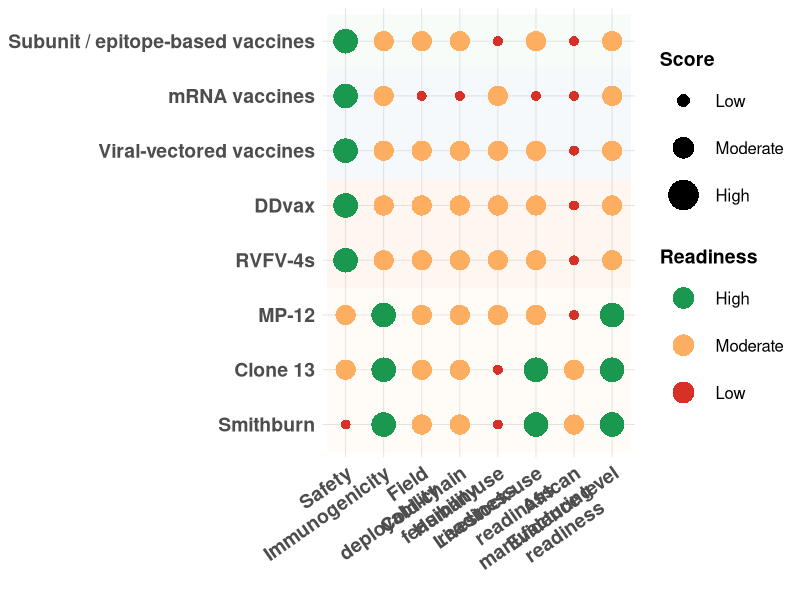
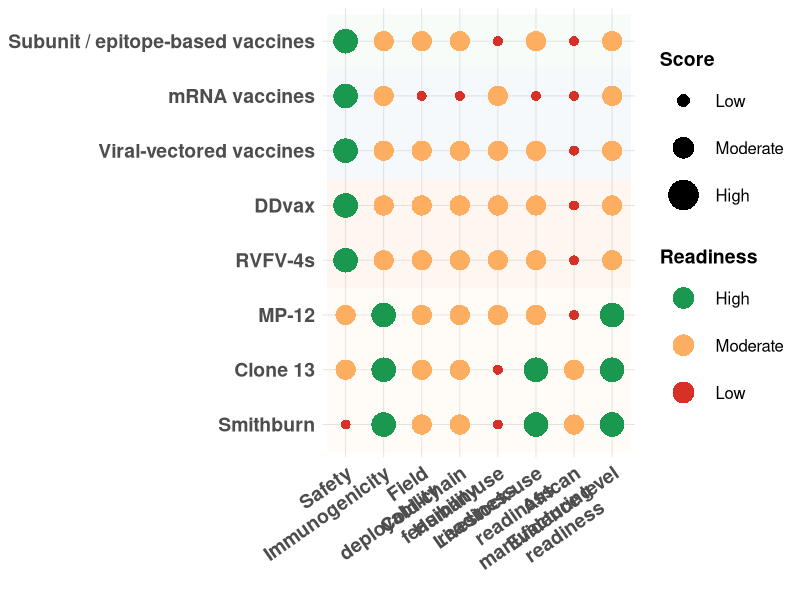

The R script that drew these images, in order:
# Translational readiness of RVFV vaccine platforms
# Figure 3: From empirical vaccines to precision vaccinology 

# 0. Setup
# --------
pkgs <- c(
  "dplyr",
  "tidyr",
  "ggplot2",
  "readr",
  "stringr"
)

to_install <- pkgs[!sapply(pkgs, requireNamespace, quietly = TRUE)]
if (length(to_install) > 0) install.packages(to_install)

library(dplyr)
library(tidyr)
library(ggplot2)
library(readr)
library(stringr)

# -----------
# 1. Vaccine readiness matrix
# Scores:
# 1 = Low
# 2 = Moderate
# 3 = High

vaccine_data <- tribble(
  ~Platform, ~Category, ~Safety, ~Immunogenicity,
  ~Field_deployability, ~Cold_chain_feasibility,
  ~Human_readiness, ~Livestock_readiness,
  ~Africa_manufacturing_readiness, ~Evidence_level,
  
  "Smithburn", "Classical empirical vaccines",
  1, 3, 2, 2, 1, 3, 2, 3,
  
  "Clone 13", "Classical empirical vaccines",
  2, 3, 2, 2, 1, 3, 2, 3,
  
  "MP-12", "Classical empirical vaccines",
  2, 3, 2, 2, 2, 2, 1, 3,
  
  "RVFV-4s", "Rationally engineered vaccines",
  3, 2, 2, 2, 2, 2, 1, 2,
  
  "DDvax", "Rationally engineered vaccines",
  3, 2, 2, 2, 2, 2, 1, 2,
  
  "Viral-vectored vaccines", "Advanced platform technologies",
  3, 2, 2, 2, 2, 2, 1, 2,
  
  "mRNA vaccines", "Advanced platform technologies",
  3, 2, 1, 1, 2, 1, 1, 2,
  
  "Subunit / epitope-based vaccines",
  "Precision vaccinology approaches",
  3, 2, 2, 2, 1, 2, 1, 2
)

# -----------------------
# 2. Convert to long format

vaccine_long <- vaccine_data %>%
  pivot_longer(
    cols = c(
      Safety,
      Immunogenicity,
      Field_deployability,
      Cold_chain_feasibility,
      Human_readiness,
      Livestock_readiness,
      Africa_manufacturing_readiness,
      Evidence_level
    ),
    names_to = "Criterion",
    values_to = "Score"
  ) %>%
  mutate(
    
    Criterion = recode(
      Criterion,
      "Safety" = "Safety",
      "Immunogenicity" = "Immunogenicity",
      "Field_deployability" = "Field deployability",
      "Cold_chain_feasibility" = "Cold-chain feasibility",
      "Human_readiness" = "Human-use readiness",
      "Livestock_readiness" = "Livestock-use readiness",
      "Africa_manufacturing_readiness" = "African manufacturing readiness",
      "Evidence_level" = "Evidence level"
    ),
    
    Readiness = case_when(
      Score == 1 ~ "Low",
      Score == 2 ~ "Moderate",
      Score == 3 ~ "High"
    ),
    
    Platform = factor(
      Platform,
      levels = c(
        "Smithburn",
        "Clone 13",
        "MP-12",
        "RVFV-4s",
        "DDvax",
        "Viral-vectored vaccines",
        "mRNA vaccines",
        "Subunit / epitope-based vaccines"
      )
    ),
    
    Criterion = factor(
      Criterion,
      levels = c(
        "Safety",
        "Immunogenicity",
        "Field deployability",
        "Cold-chain feasibility",
        "Human-use readiness",
        "Livestock-use readiness",
        "African manufacturing readiness",
        "Evidence level"
      )
    ),
    
    Category = factor(
      Category,
      levels = c(
        "Classical empirical vaccines",
        "Rationally engineered vaccines",
        "Advanced platform technologies",
        "Precision vaccinology approaches"
      )
    )
  )

# ----------------------
# 3. Define colors

readiness_colors <- c(
  "Low" = "#D73027",
  "Moderate" = "#FDAE61",
  "High" = "#1A9850"
)

category_colors <- c(
  "Classical empirical vaccines" = "#FEE8C8",
  "Rationally engineered vaccines" = "#FDBB84",
  "Advanced platform technologies" = "#B3CDE3",
  "Precision vaccinology approaches" = "#CCEBC5"
)

# ---------------------
# 4. Plot

p_vaccine <- ggplot(
  vaccine_long,
  aes(x = Criterion, y = Platform)
) +
  geom_tile(
    aes(fill = Category),
    alpha = 0.12,
    color = NA
  ) +
  scale_fill_manual(
    values = category_colors,
    guide = "none"
  ) +
  geom_point(
    aes(size = Score, color = Readiness),
    shape = 16
  ) +
  scale_color_manual(
    values = readiness_colors,
    breaks = c("High", "Moderate", "Low"),
    name = "Readiness"
  ) +
  scale_size_continuous(
    range = c(3, 8),
    breaks = c(1, 2, 3),
    labels = c("Low", "Moderate", "High"),
    name = "Score"
  ) +
  scale_x_discrete(
    labels = function(x) stringr::str_wrap(x, width = 18)
  ) +
  labs(
    x = NULL,
    y = NULL
  ) +
  guides(
    color = guide_legend(
      override.aes = list(size = 7)
    ),
    size = guide_legend(
      override.aes = list(size = c(4, 7, 10))
    )
  ) +
  theme_minimal(base_size = 12) +
  theme(
    axis.text.x = element_text(
  angle = 35,
  hjust = 1,
  vjust = 1,
  size = 14,
  face = "bold"
),

axis.text.y = element_text(
  size = 14,
  face = "bold"
),
    panel.grid.major = element_line(
      color = "grey88",
      linewidth = 0.3
    ),
    panel.grid.minor = element_blank(),
    
    legend.position = "right",
    
    legend.title = element_text(
      size = 14,
      face = "bold"
    ),
    
    legend.text = element_text(
      size = 12
    ),
    
    legend.key.size = unit(
      1.2,
      "cm"
    ),
    
    legend.spacing.y = unit(
      0.3,
      "cm"
    )
  )
# ---------------
# 5. Print figure


print(p_vaccine)

# ---------------
# 6. Save outputs

ggsave(
  filename = "Figure3_precision_vaccinology_landscape.png",
  plot = p_vaccine,
  width = 14,
  height = 8,
  dpi = 600
)

# Optional export table
write_csv(
  vaccine_data,
  "RVFV_vaccine_readiness_precision_vaccinology.csv"
)
